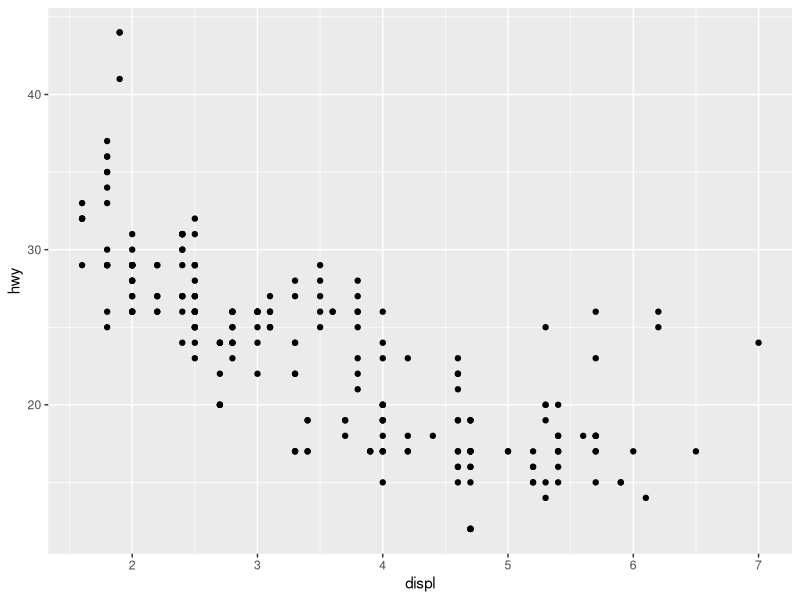
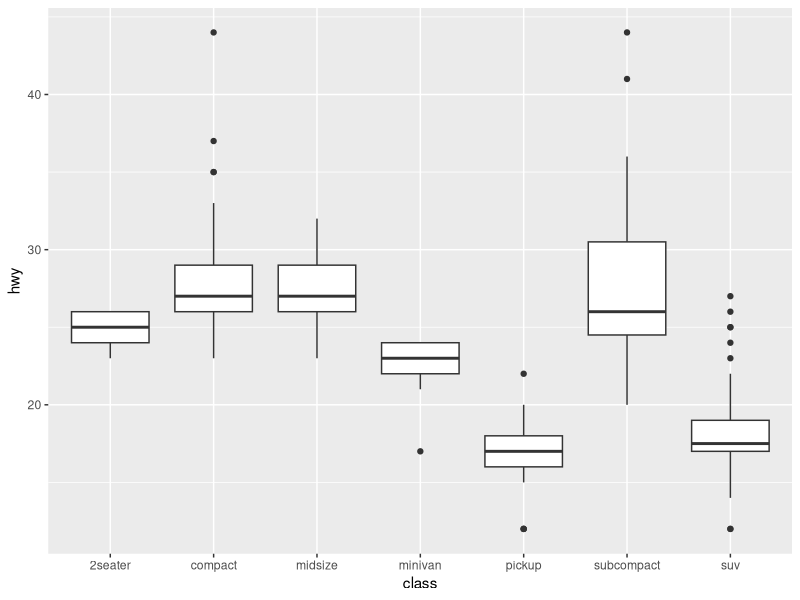
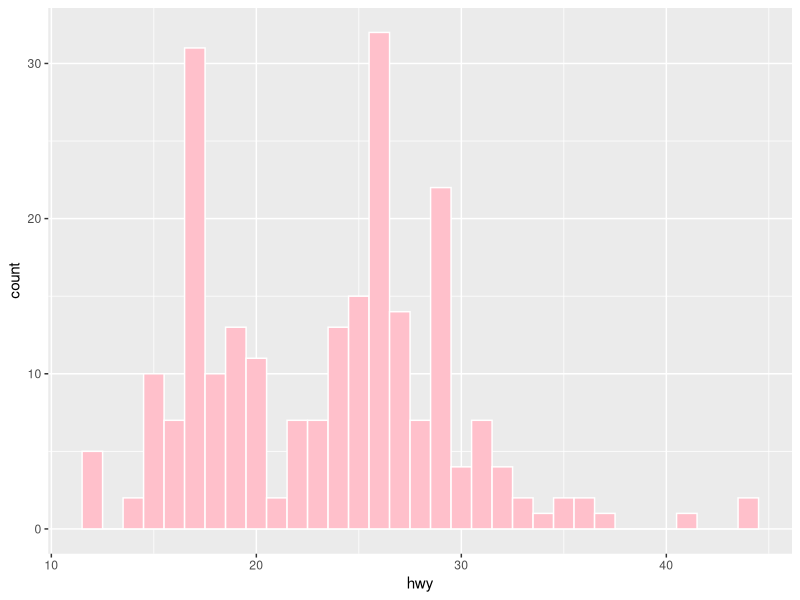
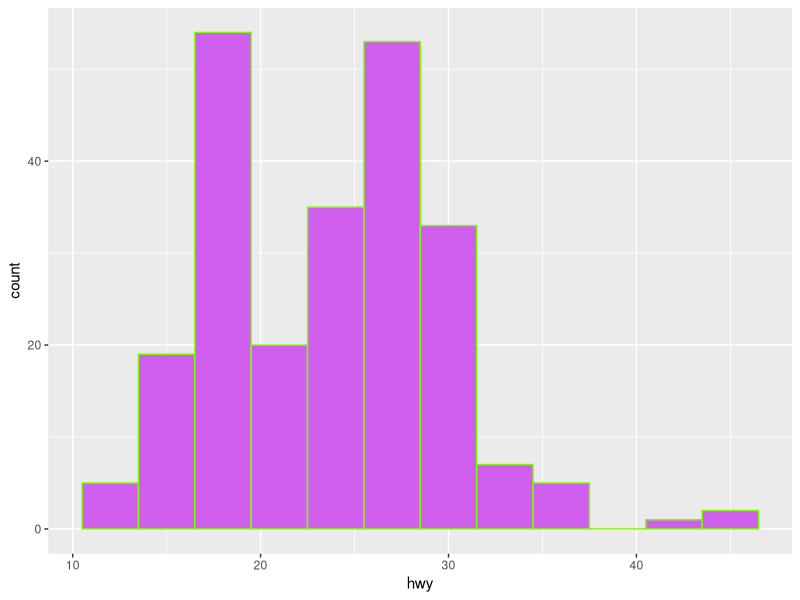
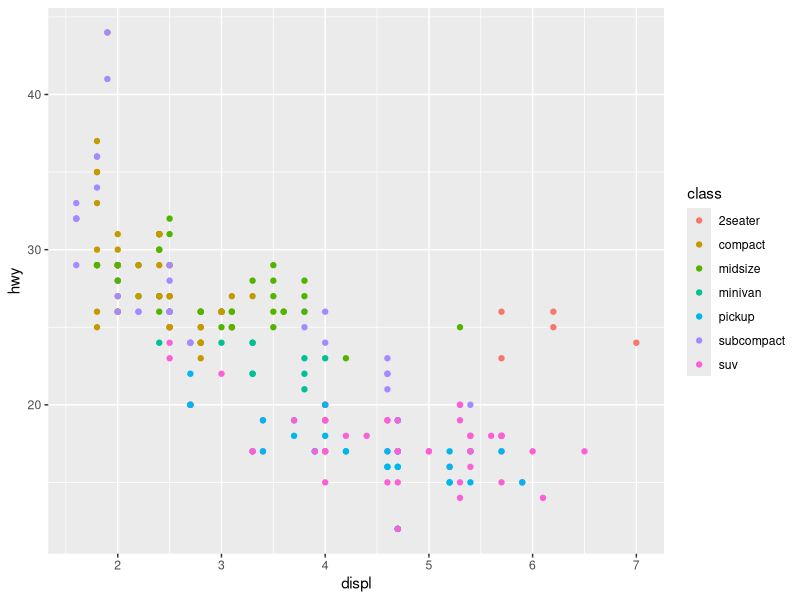
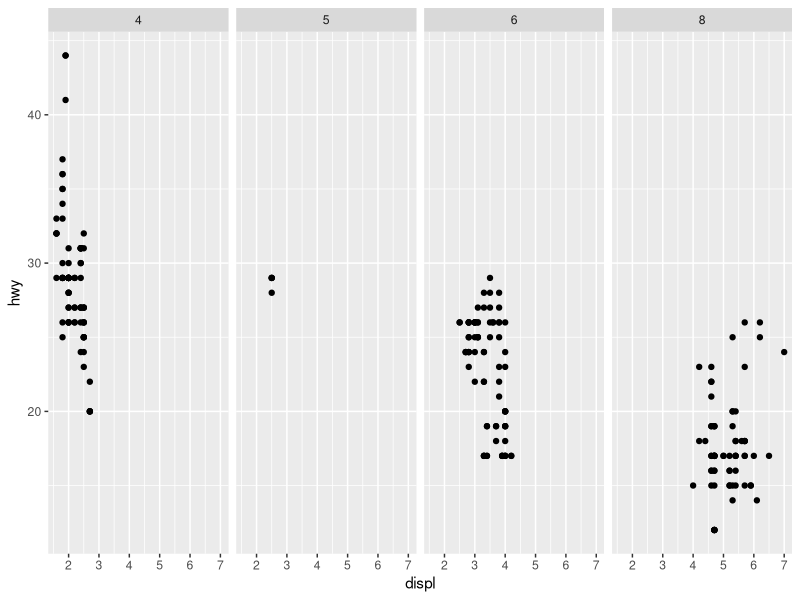
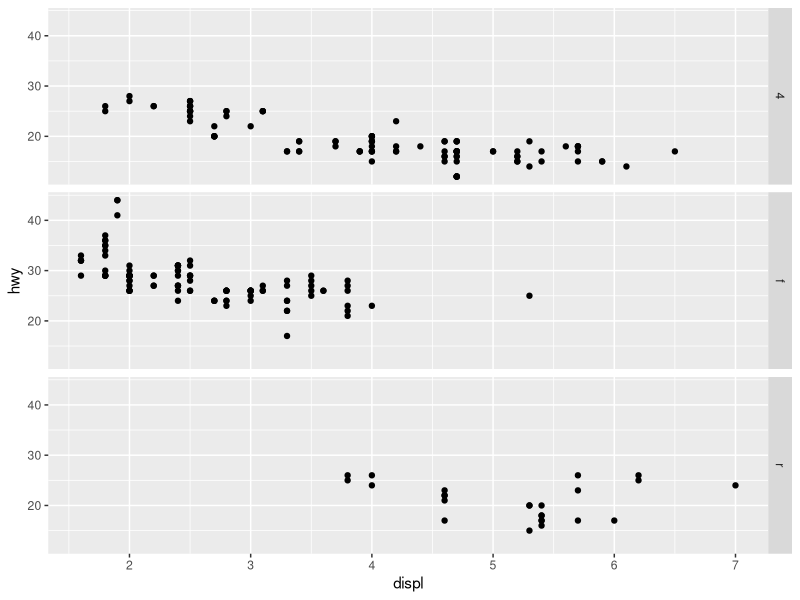
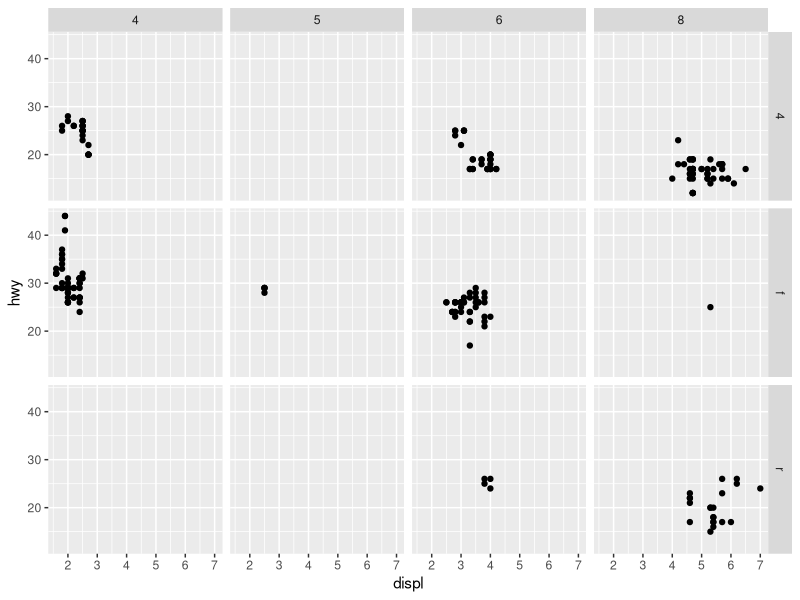

Here is the R script that generated these plots, in order:
## ---- chunk 1
knitr::opts_chunk$set(echo=TRUE, comment="") #"comment" takes away hashtags
library(tidyverse)
## ---- chunk 2
summary(mpg)
## ---- chunk 3
ggplot(data = mpg) + #addition sign tells ggplot to keep reading, add another layer.
  geom_point(mapping = aes(x=displ, y=hwy))
## ---- chunk 4
ggplot(data = mpg) +
  geom_boxplot(mapping = aes(x = class, y = hwy))
## ---- chunk 5
ggplot(mpg, aes(hwy)) +
  geom_histogram(binwidth=1, color=" white", fill="pink")
## ---- chunk 6
ggplot(mpg, aes(hwy)) +
  geom_histogram(binwidth=3, color="lawngreen", fill="mediumorchid2")
## ---- chunk 7
ggplot(data = mpg) +
  geom_point(mapping = aes(x = displ, y = hwy, color=class)) #class is a variable that has color added to each point.
## ---- chunk 8
# Makes a plot that the commands below will modify
q <- ggplot(mpg) + geom_point(aes(x = displ, y = hwy))

q + facet_grid(. ~ cyl)
q + facet_grid(drv ~ .)
q + facet_grid(drv ~ cyl)
q + facet_wrap(~ class)
## ---- chunk 9

## ---- chunk 10
ggplot(mpg) + 
  geom_point(aes(displ, hwy)) +
  geom_smooth(aes(displ, hwy))
